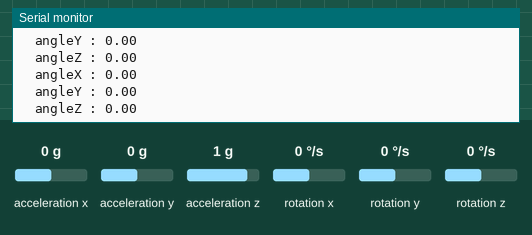
Recording of a sketch running on a simulated Arduino Uno, built with avr-gcc and run on an emulated ATmega328P. Shown: the last lines printed to the serial monitor. The inputs (shaded band) are chosen by the test bench; at power-on: rotation z 0 °/s, acceleration x 0 g, acceleration y 0 g, acceleration z 1 g, rotation x 0 °/s, rotation y 0 °/s.

Above: at 4.2 s.
4.3 s: rotation z set to -100 °/s
At 4.9 s:
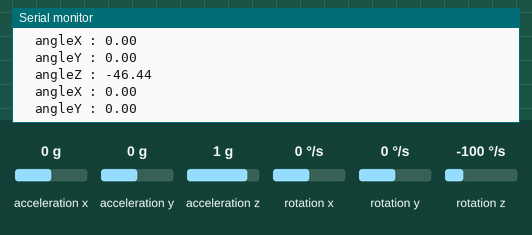
7.3 s: acceleration x set to -1.4 g
At 8.4 s:
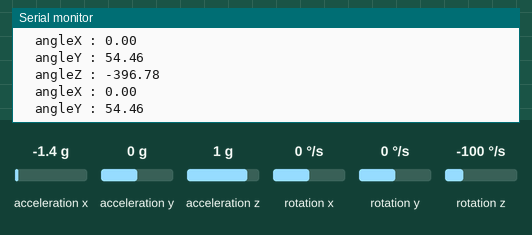
8.8 s: acceleration x set to 0 g
At 9.3 s:
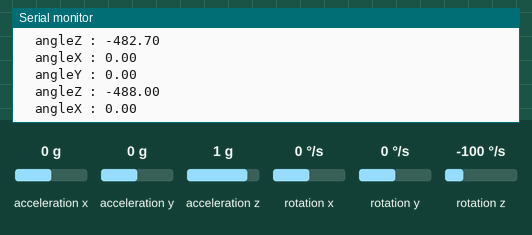
11.8 s: acceleration y set to -1.4 g
At 12.7 s:
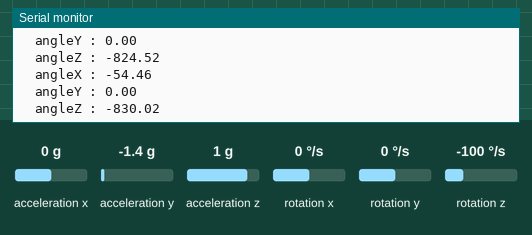
14.8 s: acceleration y set to 0.8 g
At 15.4 s:
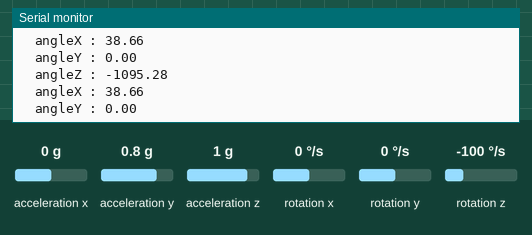
Timing chart, 0 to 17.8 s (numbered marks = the images above; inputs shaded):
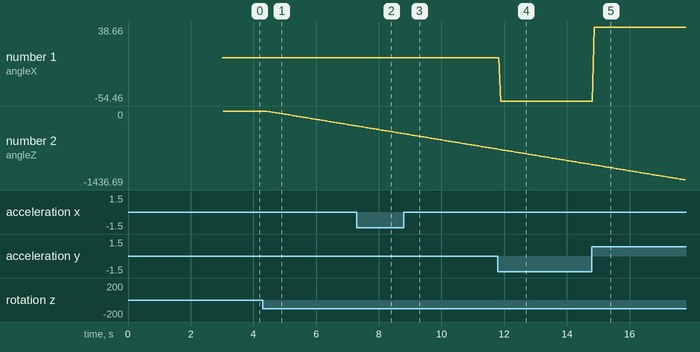

Measured:
- after the input at 4.3 s, the serial monitor: prints a new line after 0.13 s (image 1)
- plotted number 2: 0 → -289.03 after the input at 4.3 s

The sketch:

Appendix_C_-_MPU6050.ino
```cpp
#include <MPU6050_tockn.h>
#include <Wire.h>
int angle = 0;
MPU6050 mpu6050(Wire);

void setup() {
Serial.begin(9600);
Wire.begin();
mpu6050.begin();
mpu6050.calcGyroOffsets(true);
}

void loop() {
mpu6050.update();
Serial.print("\tangleX : ");
Serial.println(mpu6050.getAngleX());
Serial.print("\tangleY : ");
Serial.println(mpu6050.getAngleY());
Serial.print("\tangleZ : ");
Serial.println(mpu6050.getAngleZ());
}
```
